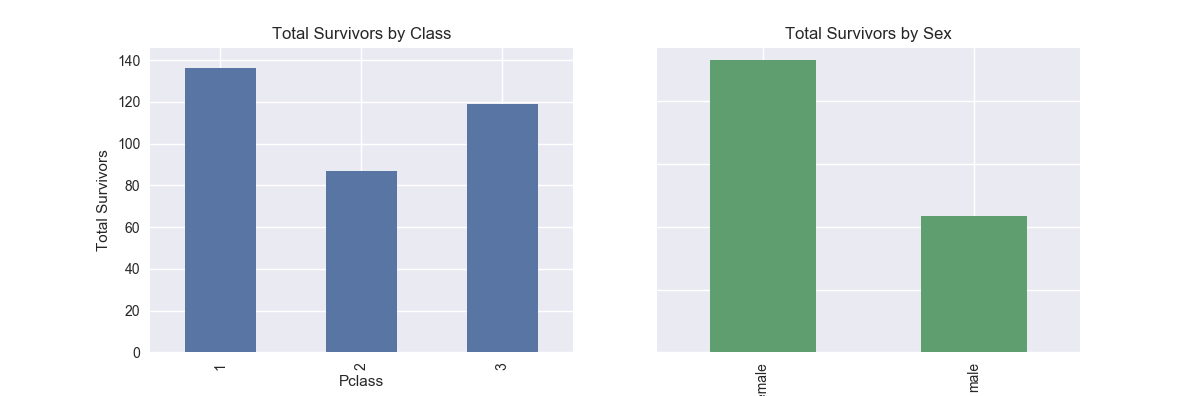

Python code for this plot:
import pandas as pd
import seaborn as sns
import matplotlib.pyplot as plt

# Read data to Dataframe (891 rows)
df = pd.read_csv('../data/titanic/titanic_data.csv')

# See column names
print(df.columns.values)

# Calculate the number of survivors by passenger class
total_survivors_by_class = df.groupby('Pclass')['Survived'].sum()
print(total_survivors_by_class)

# Calculate the number of survivors by passenger sex
total_survivors_by_sex = df.groupby('Sex')['Survived'].sum()
print(total_survivors_by_sex)

# Visualize the Survival and Non-survival of passengers by class and by gender
_, (axis1, axis2) = plt.subplots(1, 2, figsize=(12, 4))

ax = total_survivors_by_class.plot.bar(ax=axis1, color='#5975A4', title='Total Survivors by Class', sharey=True)
ax.set_ylabel('Total Survivors')
ax.set_ylim(0.0, max(total_survivors_by_class) + 10)
ax = total_survivors_by_sex.plot.bar(ax=axis2, color='#5F9E6E', title='Total Survivors by Sex', sharey=True)
ax.set_ylim(0.0, max(total_survivors_by_sex) + 10)

plt.show()
